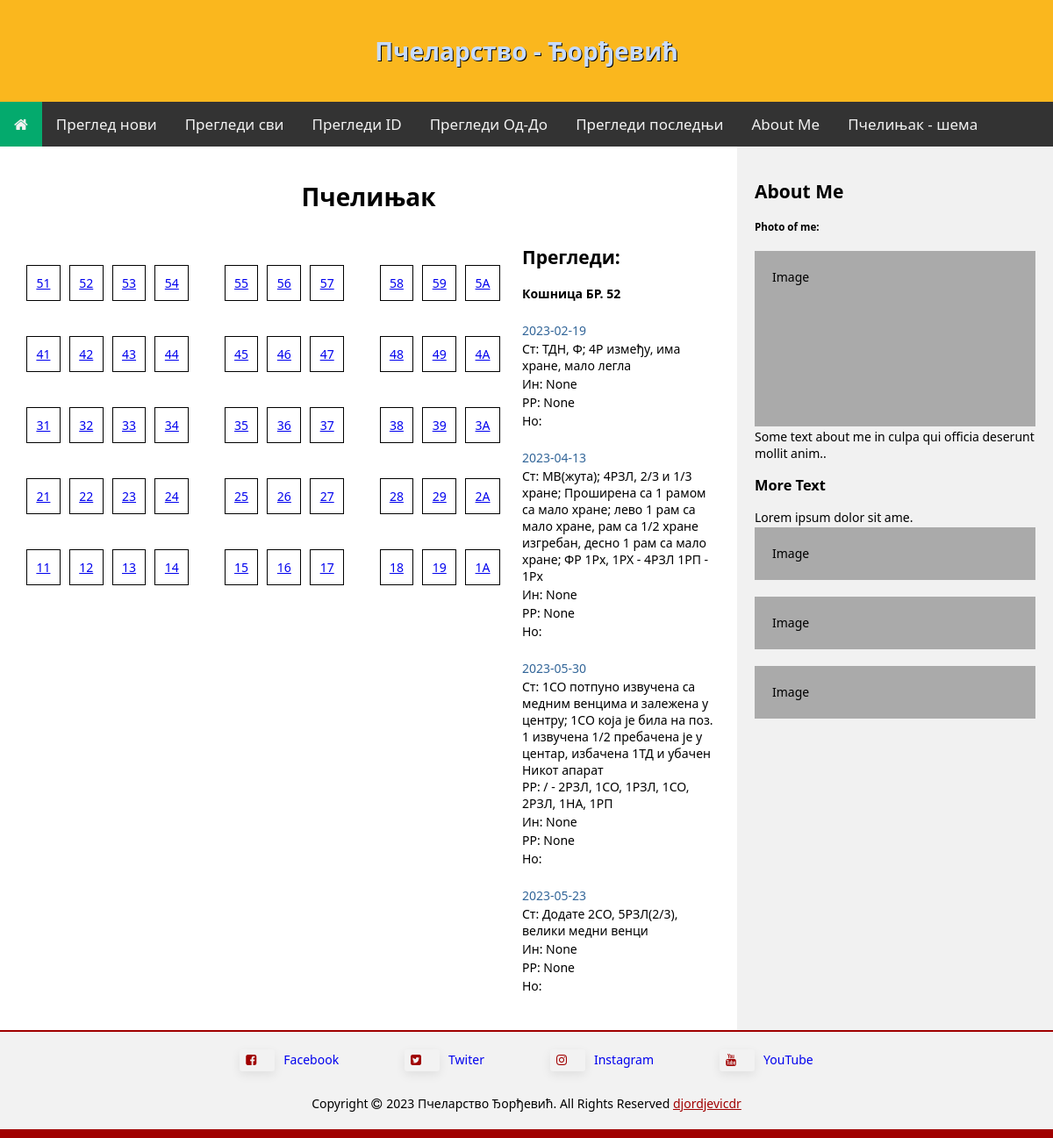
Before: /shema?hive_id=52 with the older database file.
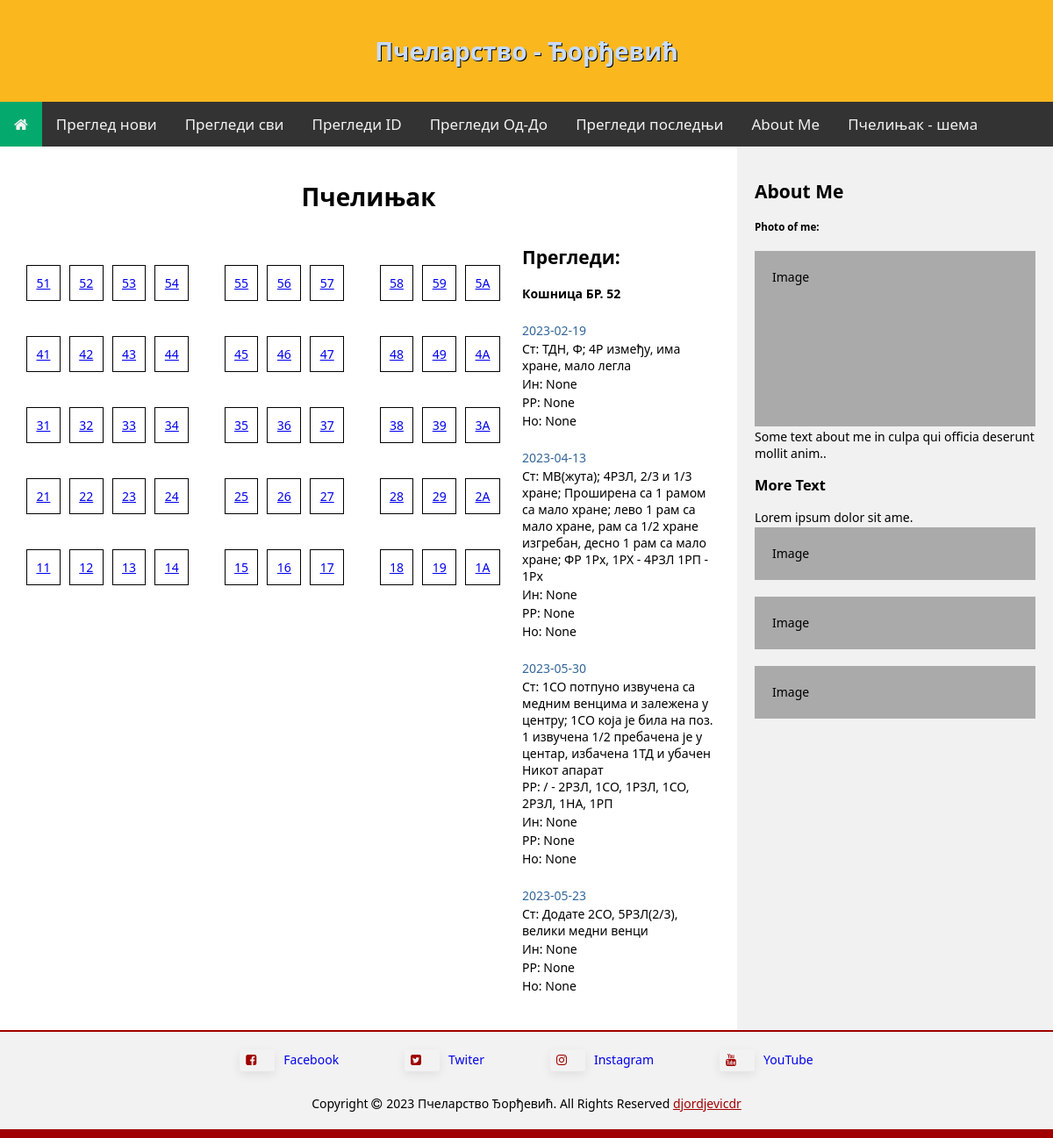
After: the same page with the newer database file.
### tables this page shows
CREATE TABLE inspect (id INTEGER PRIMARY KEY ASC AUTOINCREMENT NOT NULL, hive_id TEXT (2) NOT NULL, date DATE NOT NULL, state VARCHAR (255), interv VARCHAR (255), frames VARCHAR (127), note VARCHAR (255));

### app.py (the view)
@app.route("/shema")
def shema():
    db = os.path.join(app.root_path, 'pcelinjak.db')
    con = sqlite3.connect(db)
    cur = con.cursor()
    hive_id = request.args.get("hive_id")
    if hive_id == None:
        return render_template("shema.html", hive_id=None, review=None)
    else:
        sql="""
        SELECT date, hive_id, state, interv, frames, note
        FROM inspect
        WHERE hive_id=?
        """
        cur.execute(sql, (hive_id,))
        rew=cur.fetchall()
        con.close()
        return render_template("shema.html", hive_id=hive_id, review=rew)

### templates/shema.html
{% extends 'template.html' %}
{% block content %}
{% autoescape off %}
<h1 style="text-align: center;">
  Пчелињак
</h1>
<div class="shema">
  <div style="flex: 70%;">
    <table class="tshema">
      {% for i in ["5", "4", "3", "2", "1"] %}
        <tr>
          {% for j in ["1", "2", "3", "4", " ", "5", "6", "7", " ", "8", "9", "A"] %}
              {% if j !=" " %}
              <td>
                <a href="shema?hive_id={{ i+j }}">
                  {{ i+j }}
                </a>
              </td>
              {% endif %}
              {% if j ==" " %}
                <td style="border: 0;"></td>
              {% endif %}
          {% endfor %}
        </tr>
      {% endfor %}
    </table>
  </div>
  <div style="flex: 30%; padding-left: 15px;">
    <h2>Прегледи:</h2>
    {% if review != None %}
      <p><b>Кошница БР. {{ hive_id }}</b></p>
      <br>
      {% for (date, hive_id, state, interv, frames, note) in review %}
        <p style="color: #336699">{{ date }}</p>
        <p>Ст: {{ state }}</p>
        <p>Ин: {{ interv }}</p>
        <p>РР: {{ frames }}</p>
        <p>Но: {{ note }}</p>
        <br>
      {% endfor %}
    {% endif %}
  </div>
</div>
{% endautoescape %}
{% endblock content %}

### templates/template.html (shortened to what this page needs)
<!DOCTYPE html>
<html>
<head>
<link rel="stylesheet" href="https://cdnjs.cloudflare.com/ajax/libs/font-awesome/4.7.0/css/font-awesome.min.css">
<link rel="stylesheet" href="static/css/style.css">
<link rel="stylesheet" href="static/css/nice_table.css">
</head>
<body>
<div class="header">
  <h1>Пчеларство - Ђорђевић</h1>
</div>
<div class="topnav" id="myTopnav">
    <a href="/" class="active"><i class="fa fa-home"></i></a>
    <a href="/inspect_add">Преглед нови</a>
    <a href="/inspect_all">Прегледи сви</a>
    <a href="/inspect_by_id">Прегледи ID</a>
    <a href="/inspect_by_date">Прегледи Од-До</a>
    <a href="/inspect_last">Прегледи последњи</a>
    <a href="#about">About Me</a>
    <a href="/shema">Пчелињак - шема</a>
</div>
<div class="row">
  <div class="main">
    {% block content %}
    {% endblock content %}
  </div>
  <div class="side">
    <h2>About Me</h2>
    <h5>Photo of me:</h5>
    <div class="fakeimg" style="height:200px;">Image</div>
    <p>Some text about me in culpa qui officia deserunt mollit anim..</p>
    <h3>More Text</h3>
    <p>Lorem ipsum dolor sit ame.</p>
    <div class="fakeimg" style="height:60px;">Image</div><br>
    <div class="fakeimg" style="height:60px;">Image</div><br>
    <div class="fakeimg" style="height:60px;">Image</div>
  </div>
</div>
<div class="footer">
  <ul class="social">
    <li><a href="https://www.facebook.com/djordjevicdr" target="_blank"><i class="fa fa-facebook-square" aria-hidden="true"></i><span class="notranslate">Facebook</span></a></li>
    <li><a href="http://www.twitter.com/djordjevicdr" target="_blank"><i class="fa fa-twitter-square" aria-hidden="true"></i><span class="notranslate">Twiter</span></a></li>
    <li><a href="https://www.instagram.com/djordjevicdr/" target="_blank"><i class="fa fa-instagram" aria-hidden="true"></i><span class="notranslate">Instagram</span></a></li>
    <li style="margin-right: 0 !important;"><a href="http://www.youtube.com/user/djordjevicdr" target="_blank"><i class="fa fa-youtube" aria-hidden="true"></i><span class="notranslate">YouTube</span></a></li>
  </ul>
  <div style="margin: 20px 10px auto">
    Copyright <i class="fa fa-copyright" aria-hidden="true" style="margin-right: 5px;"></i>2023 Пчеларство Ђорђевић. All Rights Reserved <a href="https://mail.google.com/mail/?view=cm&fs=1&tf=1&to=djordjevicdr@gmail.com" target="_blank" style="color: #a00000">djordjevicdr</a>
  </div>
</div>
</body>
</html>

### static/css/style.css (style rules this page uses)
* { box-sizing: border-box; }
body { margin: 0; font-family: 'Segoe UI', Tahoma, Geneva, Verdana, sans-serif; font-size: 14px; }
p { margin-top: 2px; margin-bottom: 2px; }
.header { padding: 20px; text-align: center; background: #fab71e;; color: white; }
.header h1 { color: #c7dbff; text-shadow: 1px 1px #000000; }
.topnav { overflow: hidden; background-color: #333; }
.topnav a { float: left; display: block; color: #f2f2f2; text-align: center; padding: 14px 16px; text-decoration: none; font-size: 17px; }
.active { background-color: #04AA6D; color: white; }
.row { display: flex; flex-wrap: wrap; }
.side { flex: 30%; background-color: #f1f1f1; padding: 20px; }
.main { flex: 70%; background-color: white; padding: 20px; }
.fakeimg { background-color: #aaa; width: 100%; padding: 20px; }
.footer { padding: 20px; text-align: center; background: #f2f2f2; border-top: 2px solid #a00000; border-bottom: 10px solid #a00000; }
.social { display: flex; flex-direction: row; list-style-type: none; display: table; margin: 0 auto; padding: 0; }
.social a { text-decoration: none; }
.social a i { box-shadow: rgb(0 0 0 / 8%) 0px 4px 12px; padding: 0.4em 1em 0.4em 0em; border-radius: 3px; color: #a00000; width: 40px; text-align: center; margin-bottom: 7px; margin-right: 10px; }
.social li { display:inline; margin-right: 75px; }
.shema { display:flex; flex-direction: row; flex-wrap: wrap; }
table.tshema { border-collapse: separate; border-spacing: 10px 40px; width: 100%; }
table.tshema td { border: 1px solid black; padding: 10px; text-align: center; border-spacing: 20px; }

Changed rows visible on the page:
changed inspect "ТДН, Ф; 4Р између, има хране, мало легла": note (not shown) → "None"
changed inspect (number 2 of 4 on the later page): note (not shown) → "None"
changed inspect (number 3 of 4 on the later page): note (not shown) → "None"
changed inspect "Додате 2СО, 5РЗЛ(2/3), велики медни венци": note (not shown) → "None"
